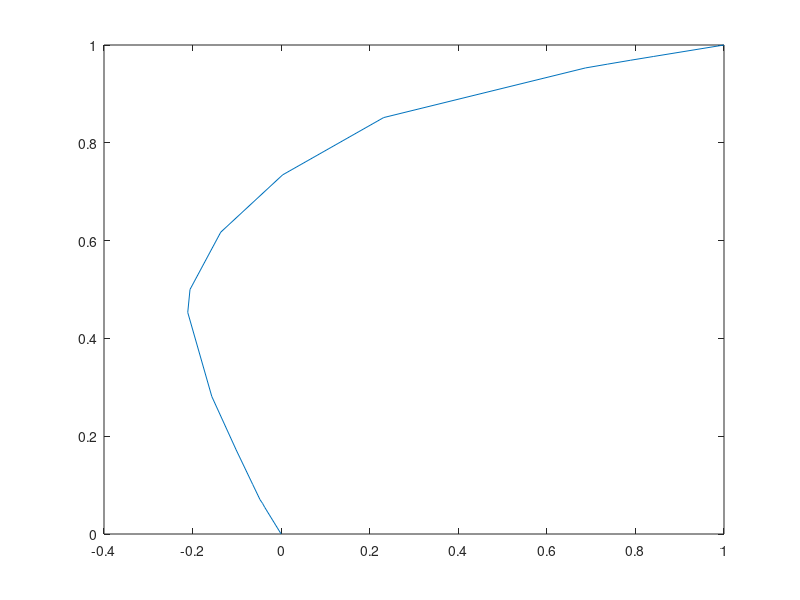

This figure's MATLAB source:
close all
clear all
clc
%
% Results for u-velocity along Vertical Line 
% through Geometric Center of Cavity.
%
% By Allan P. Engsig-Karup.
%

% Re
y100 = [ 0.0000 0.0547 0.0625 0.0703 0.1016 0.1719 0.2813 0.4531 0.500 ...
      0.6172 0.7344 0.8516 0.9531 0.9609 0.9688 0.9766 1.0000];
u100 = [ 0.0000 -0.03717 -0.04192 -0.04775 -0.06434 -0.10150 -0.15662 -0.21090 ...
     -0.20581 -0.13641 0.00332 0.23151 0.68717 0.73722 0.78871 0.84123 1.00000];

 plot(u100,y100)
 